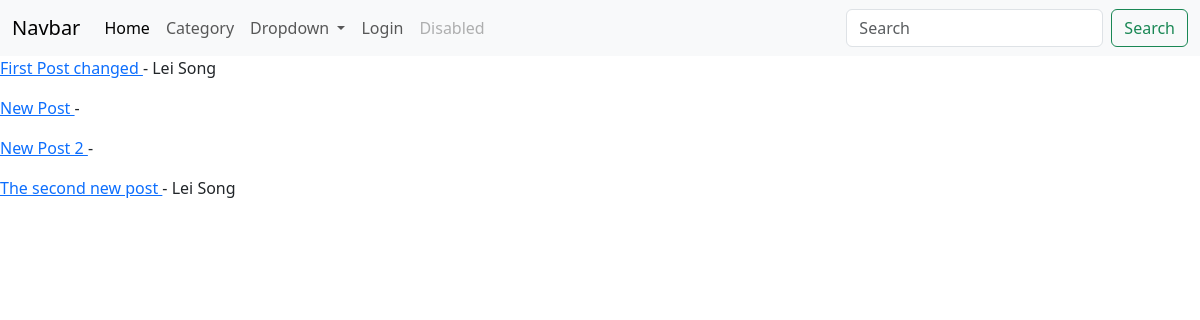
Before: / with the older database file.
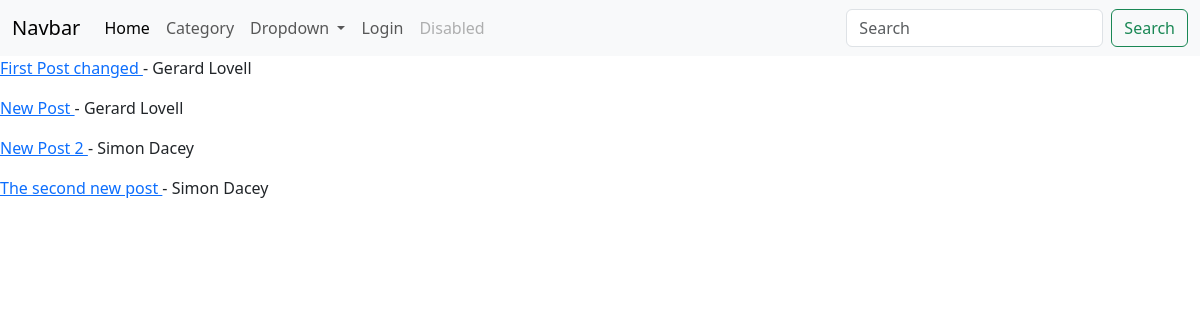
After: the same page with the newer database file.
### blog/models.py (models this page shows, shortened)
class Post(models.Model):
    author = models.ForeignKey(User, null=True, blank=True, on_delete=models.CASCADE)
    body = models.TextField()
    category = models.ForeignKey(Category, on_delete=models.SET_NULL, null=True)
    likes = models.ManyToManyField(User, blank=True, null=True, related_name="post_likes")
    post_image = models.ImageField(blank=True, null=True)
    title = models.CharField(max_length=255)

### blog/views.py (the view)
# urls.py: path("", HomePageView.as_view(), name="home"),
class HomePageView(ListView):
    template_name = "home.html"
    model = Post

### blog/templates/home.html (shortened to what this page needs)
{% extends 'base.html' %}
{% block content %}
    {% for post in object_list %}
        <p>
            <a href="{% url 'detail_post' post.id %}">
                {{ post.title }}
            </a>
            - {{ post.author.first_name }} {{ post.author.last_name }}
        </p>
    {% endfor %}
{% endblock %}

### blog/templates/base.html (shortened to what this page needs)
<!DOCTYPE html>
<html lang="en">
<head>
<link href="https://cdn.jsdelivr.net/npm/bootstrap@5.3.1/dist/css/bootstrap.min.css" rel="stylesheet">
</head>
<body>
<nav class="navbar navbar-expand-lg bg-body-tertiary">
  <div class="container-fluid">
    <a class="navbar-brand" href="#">Navbar</a>
    <div class="collapse navbar-collapse" id="navbarSupportedContent">
      <ul class="navbar-nav me-auto mb-2 mb-lg-0">
        <li class="nav-item">
          <a class="nav-link active" aria-current="page" href="{% url 'home' %}">Home</a>
        </li>
        <li class="nav-item">
          <a class="nav-link" href="{% url 'categories' %}">Category</a>
        </li>
        <li class="nav-item dropdown">
          <a class="nav-link dropdown-toggle" href="#" role="button" data-bs-toggle="dropdown" aria-expanded="false">
            Dropdown
          </a>
        </li>
          <li class="nav-item">
           {% if user.is_authenticated %}
              {{ user.first_name }} <a class="nav-link" aria-disabled="true" href="{% url 'logout' %}">Logout</a>
        {% else %}
          <a class="nav-link" aria-disabled="true" href="{% url 'login' %}">Login</a>
        {% endif %}
          </li>
        <li class="nav-item">
          <a class="nav-link disabled" aria-disabled="true">Disabled</a>
        </li>
      </ul>
      <form class="d-flex" role="search">
        <input class="form-control me-2" type="search" placeholder="Search" aria-label="Search">
        <button class="btn btn-outline-success" type="submit">Search</button>
      </form>
    </div>
  </div>
</nav>
{% block content %}
{% endblock %}
</body>
</html>

Changed rows visible on the page:
changed Post "First Post changed": author.first_name "Lei" → "Gerard"; author.last_name "Song" → "Lovell"
changed Post "New Post": author.first_name (not shown) → "Gerard"; author.last_name (not shown) → "Lovell"
changed Post "New Post 2": author.first_name (not shown) → "Simon"; author.last_name (not shown) → "Dacey"
changed Post "The second new post": author.first_name "Lei" → "Simon"; author.last_name "Song" → "Dacey"
